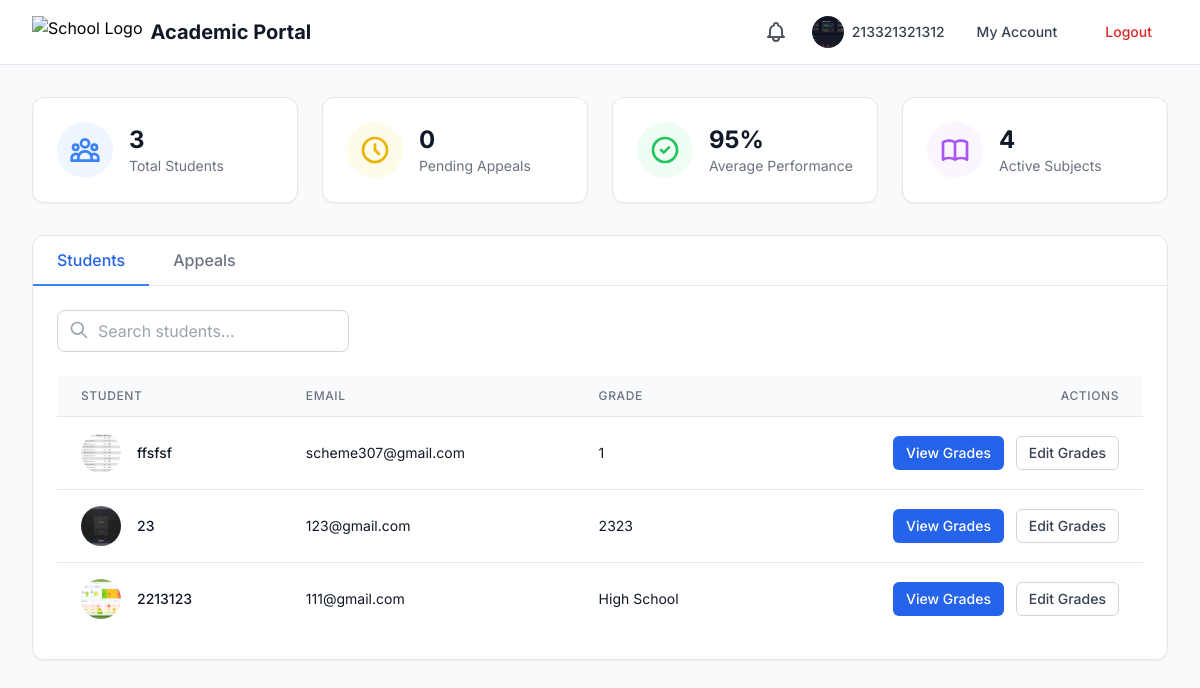
The page /dist/staff/staff.php (signed in) on the database its author committed.
### tables this page shows
CREATE TABLE `acc_tb` (
  `a_id` int(11) NOT NULL,
  `a_fn` varchar(50) DEFAULT NULL,
  `a_email` varchar(50) DEFAULT NULL,
  `a_password` varchar(250) DEFAULT NULL,
  `a_type` enum('staff','student','admin') DEFAULT NULL,
  `a_grade` varchar(50) DEFAULT NULL,
  `a_gender` varchar(50) DEFAULT NULL,
  `a_age` int(50) DEFAULT NULL,
  `a_pc` varchar(50) DEFAULT NULL,
  `a_pcn` varchar(50) DEFAULT NULL,
  `a_image` varchar(50) DEFAULT NULL,
  `a_status` varchar(50) NOT NULL
);

CREATE TABLE `grades_tb` (
  `g_id` int(11) NOT NULL,
  `a_id` int(11) NOT NULL,
  `g_science1` double DEFAULT NULL,
  `g_science2` double DEFAULT NULL,
  `g_science3` double DEFAULT NULL,
  `g_science4` double DEFAULT NULL,
  `g_math1` double DEFAULT NULL,
  `g_math2` double DEFAULT NULL,
  `g_math3` double DEFAULT NULL,
  `g_math4` double DEFAULT NULL,
  `g_programming1` double DEFAULT NULL,
  `g_programming2` double DEFAULT NULL,
  `g_programming3` double DEFAULT NULL,
  `g_programming4` double NOT NULL,
  `g_reed1` double DEFAULT NULL,
  `g_reed2` double DEFAULT NULL,
  `g_reed3` double DEFAULT NULL,
  `g_reed4` double DEFAULT NULL,
  `g_prelim` double DEFAULT NULL,
  `g_midterm` double DEFAULT NULL,
  `g_prefinal` double DEFAULT NULL,
  `g_final` double DEFAULT NULL,
  `g_total` double DEFAULT NULL,
  `g_1` double DEFAULT NULL,
  `g_2` double DEFAULT NULL,
  `g_3` double DEFAULT NULL,
  `g_4` double DEFAULT NULL,
  `g_asd1` double DEFAULT NULL,
  `g_asd2` double DEFAULT NULL,
  `g_asd3` double DEFAULT NULL,
  `g_asd4` double DEFAULT NULL,
  `g_atay1` double DEFAULT NULL,
  `g_atay2` double DEFAULT NULL,
  `g_atay3` double DEFAULT NULL,
  `g_atay4` double DEFAULT NULL
);

### dist/staff/staff.php (the view, shortened to what this page needs)
<?php
$conn = new mysqli('localhost', 'root', '', 'grading_db');
$stmt = $conn->prepare("
    SELECT a.*, g.*
    FROM acc_tb a
    LEFT JOIN grades_tb g ON a.a_id = g.a_id
    WHERE a.a_type = 'student' AND a.a_status = 'active'
");
$stmt->execute();
$students = $stmt->get_result()->fetch_all(MYSQLI_ASSOC);
$appeals_stmt = $conn->prepare("
    SELECT ap.*, a.a_fn, a.a_email
    FROM appeal_tb ap
    JOIN acc_tb a ON ap.a_id = a.a_id
    WHERE ap.ap_status = 'Pending'
    ORDER BY ap.ap_id DESC
");
$appeals_stmt->execute();
$pending_appeals = $appeals_stmt->get_result()->fetch_all(MYSQLI_ASSOC);
$staff_stmt = $conn->prepare("SELECT * FROM acc_tb WHERE a_id = ?");
$staff_stmt->bind_param("i", $_SESSION['user_id']);
$staff_stmt->execute();
$staff_info = $staff_stmt->get_result()->fetch_assoc();
?>
<!DOCTYPE html>
<html lang="en">
<head>
    <script src="https://cdn.tailwindcss.com"></script>
</head>
<body class="bg-gray-50">
    <nav class="bg-white border-b border-gray-200">
        <div class="max-w-7xl mx-auto px-4 sm:px-6 lg:px-8">
            <div class="flex justify-between h-16">
                <div class="flex">
                    <div class="flex-shrink-0 flex items-center">
                        <img src="https://images.unsplash.com/photo-1519452635265-7b1fbfd1e4e0?auto=format&fit=crop&q=80&w=50&h=50"
                            alt="School Logo"
                            class="h-8 w-auto">
                        <span class="ml-2 text-xl font-bold text-gray-900">Academic Portal</span>
                    </div>
                </div>
                <div class="flex items-center space-x-4">
                    <div class="relative">
                        <button class="p-2 rounded-full hover:bg-gray-100">
                        </button>
                    </div>
                    <div class="flex items-center">
                        <img src="<?php echo !empty($staff_info['a_image']) ? '../uploads/profiles/' . htmlspecialchars($staff_info['a_image']) : 'https://images.unsplash.com/photo-1472099645785-5658abf4ff4e?auto=format&fit=facearea&facepad=2&w=48&h=48&q=80'; ?>"
                            alt="Profile"
                            class="h-8 w-8 rounded-full object-cover">
                        <span class="ml-2 text-sm font-medium text-gray-700"><?php echo htmlspecialchars($staff_info['a_fn']); ?></span>
                    </div>
                    <button onclick="document.getElementById('accountModal').classList.remove('hidden')"
                        class="px-4 py-2 text-sm font-medium text-gray-700 hover:bg-gray-100 rounded-md">
                        My Account
                    </button>
                    <button onclick="window.location.href='../auth/login.php'"
                        class="px-4 py-2 text-sm font-medium text-red-600 hover:bg-red-50 rounded-md">
                        Logout
                    </button>
                </div>
            </div>
        </div>
    </nav>
    <div class="max-w-7xl mx-auto px-4 sm:px-6 lg:px-8 py-8">
        <div class="grid grid-cols-1 md:grid-cols-4 gap-6 mb-8">
            <div class="bg-white rounded-xl shadow-sm p-6 border border-gray-200">
                <div class="flex items-center">
                    <div class="p-3 rounded-full bg-blue-50">
                    </div>
                    <div class="ml-4">
                        <h2 class="text-2xl font-bold text-gray-900"><?php echo count($students); ?></h2>
                        <p class="text-sm text-gray-500">Total Students</p>
                    </div>
                </div>
            </div>
            <div class="bg-white rounded-xl shadow-sm p-6 border border-gray-200">
                <div class="flex items-center">
                    <div class="p-3 rounded-full bg-yellow-50">
                        <svg class="w-8 h-8 text-yellow-500" fill="none" stroke="currentColor" viewBox="0 0 24 24">
                            <path stroke-linecap="round" stroke-linejoin="round" stroke-width="2" d="M12 8v4l3 3m6-3a9 9 0 11-18 0 9 9 0 0118 0z" />
                        </svg>
                    </div>
                    <div class="ml-4">
                        <h2 class="text-2xl font-bold text-gray-900"><?php echo count($pending_appeals); ?></h2>
                        <p class="text-sm text-gray-500">Pending Appeals</p>
                    </div>
                </div>
            </div>
            <div class="bg-white rounded-xl shadow-sm p-6 border border-gray-200">
                <div class="flex items-center">
                    <div class="p-3 rounded-full bg-green-50">
                        <svg class="w-8 h-8 text-green-500" fill="none" stroke="currentColor" viewBox="0 0 24 24">
                            <path stroke-linecap="round" stroke-linejoin="round" stroke-width="2" d="M9 12l2 2 4-4m6 2a9 9 0 11-18 0 9 9 0 0118 0z" />
                        </svg>
                    </div>
                    <div class="ml-4">
                        <h2 class="text-2xl font-bold text-gray-900">95%</h2>
                        <p class="text-sm text-gray-500">Average Performance</p>
                    </div>
                </div>
            </div>
            <div class="bg-white rounded-xl shadow-sm p-6 border border-gray-200">
                <div class="flex items-center">
                    <div class="p-3 rounded-full bg-purple-50">
                    </div>
                    <div class="ml-4">
                        <h2 class="text-2xl font-bold text-gray-900">4</h2>
                        <p class="text-sm text-gray-500">Active Subjects</p>
                    </div>
                </div>
            </div>
        </div>
        <div class="bg-white rounded-xl shadow-sm border border-gray-200 overflow-hidden">
            <div class="border-b border-gray-200">
                <nav class="flex -mb-px">
                    <button onclick="showTab('students')" class="px-6 py-3 border-b-2 border-blue-500 text-blue-600 font-medium">
                        Students
                    </button>
                    <button onclick="showTab('appeals')" class="px-6 py-3 border-b-2 border-transparent text-gray-500 hover:text-gray-700 hover:border-gray-300 font-medium">
                        Appeals
                    </button>
                </nav>
            </div>
            <div id="studentsTab" class="p-6">
                <div class="flex justify-between items-center mb-6">
                    <div class="relative">
                        <input type="text" placeholder="Search students..." class="pl-10 pr-4 py-2 border border-gray-300 rounded-lg focus:outline-none focus:ring-2 focus:ring-blue-500 focus:border-transparent">
                        <svg class="w-5 h-5 text-gray-400 absolute left-3 top-2.5" fill="none" stroke="currentColor" viewBox="0 0 24 24">
                            <path stroke-linecap="round" stroke-linejoin="round" stroke-width="2" d="M21 21l-6-6m2-5a7 7 0 11-14 0 7 7 0 0114 0z" />
                        </svg>
                    </div>
                </div>
                <div class="overflow-x-auto">
                    <table class="min-w-full divide-y divide-gray-200">
                        <thead class="bg-gray-50">
                            <tr>
                                <th class="px-6 py-3 text-left text-xs font-medium text-gray-500 uppercase tracking-wider">Student</th>
                                <th class="px-6 py-3 text-left text-xs font-medium text-gray-500 uppercase tracking-wider">Email</th>
                                <th class="px-6 py-3 text-left text-xs font-medium text-gray-500 uppercase tracking-wider">Grade</th>
                                <th class="px-6 py-3 text-right text-xs font-medium text-gray-500 uppercase tracking-wider">Actions</th>
                            </tr>
                        </thead>
                        <tbody class="bg-white divide-y divide-gray-200">
                            <?php foreach ($students as $student): ?>
                                <tr>
                                    <td class="px-6 py-4 whitespace-nowrap">
                                        <div class="flex items-center">
                                            <img class="h-10 w-10 rounded-full object-cover"
                                                src="<?php echo !empty($student['a_image']) ? '../uploads/profiles/' . htmlspecialchars($student['a_image']) : 'https://images.unsplash.com/photo-1472099645785-5658abf4ff4e?auto=format&fit=facearea&facepad=2&w=40&h=40&q=80'; ?>"
                                                alt="">
                                            <div class="ml-4">
                                                <div class="text-sm font-medium text-gray-900"><?php echo htmlspecialchars($student['a_fn']); ?></div>
                                            </div>
                                        </div>
                                    </td>
                                    <td class="px-6 py-4 whitespace-nowrap">
                                        <div class="text-sm text-gray-900"><?php echo htmlspecialchars($student['a_email']); ?></div>
                                    </td>
                                    <td class="px-6 py-4 whitespace-nowrap">
                                        <div class="text-sm text-gray-900"><?php echo htmlspecialchars($student['a_grade']); ?></div>
                                    </td>
                                    <td class="px-6 py-4 whitespace-nowrap text-right text-sm font-medium">
                                        <button onclick="showGradesModal(<?php echo htmlspecialchars(json_encode($student)); ?>)"
                                            class="inline-flex items-center px-3 py-2 border border-transparent text-sm leading-4 font-medium rounded-md text-white bg-blue-600 hover:bg-blue-700 focus:outline-none focus:ring-2 focus:ring-offset-2 focus:ring-blue-500">
                                            View Grades
                                        </button>
                                        <button onclick="showEditModal(<?php echo htmlspecialchars(json_encode($student)); ?>)"
                                            class="ml-2 inline-flex items-center px-3 py-2 border border-gray-300 text-sm leading-4 font-medium rounded-md text-gray-700 bg-white hover:bg-gray-50 focus:outline-none focus:ring-2 focus:ring-offset-2 focus:ring-blue-500">
                                            Edit Grades
                                        </button>
                                    </td>
                                </tr>
                            <?php endforeach; ?>
                        </tbody>
                    </table>
                </div>
            </div>
        </div>
    </div>
</body>
</html>

### dist/staff/staff.php (style rules this page uses)
body { font-family: 'Inter', sans-serif; }

### rows shown on the page
acc_tb: a_image (picture), a_fn "213321321312"
grades_tb: a.a_image (picture), a.a_fn "ffsfsf", a.a_email "scheme307@gmail.com", a.a_grade "1"
grades_tb: a.a_image (picture), a.a_fn "23", a.a_email "123@gmail.com", a.a_grade "2323"
acc_tb: a_image (picture), a_fn "2213123", a_email "111@gmail.com", a_grade "High School"

### other values the page prints
count($students) "3"
count($pending_appeals) "0"
